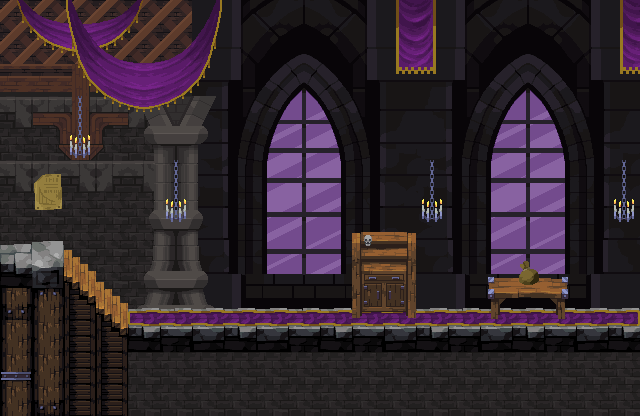

Tiled map render using the project's own tile images. Description and the map definition, with tile-layer contents summarised, below:
An orthogonal 20x13 tile map with 32x32 px tiles, 6 tile layers (background, middleground, ground, drapes, ...), 3 tilesets.

<map version="1.8" tiledversion="1.8.5" orientation="orthogonal" renderorder="right-down" width="20" height="13" tilewidth="32" tileheight="32" infinite="0" nextlayerid="7" nextobjectid="1">
 <tileset firstgid="1" source="images/tilemap/Background.tsx" />
 <tileset firstgid="71" source="images/tilemap/Tiles.tsx" />
 <tileset firstgid="251" source="images/tilemap/Props.tsx" />
 <layer id="1" name="background" width="20" height="13">
  <data>[260 cells, 259 non-empty, 81 distinct tile ids]</data>
 </layer>
 <layer id="2" name="middleground" width="20" height="13">
  <data>[260 cells, 44 non-empty, 36 distinct tile ids]</data>
 </layer>
 <layer id="4" name="ground" width="20" height="13">
  <properties>
   <property name="is_ground" type="bool" value="true" />
  </properties>
  <data>[260 cells, 42 non-empty, 11 distinct tile ids]</data>
 </layer>
 <layer id="3" name="drapes" width="20" height="13">
  <data>[260 cells, 61 non-empty, 32 distinct tile ids]</data>
 </layer>
 <layer id="5" name="meubles" width="20" height="13">
  <data>[260 cells, 20 non-empty, 14 distinct tile ids]</data>
 </layer>
 <layer id="6" name="objects" width="20" height="13">
  <data>[260 cells, 4 non-empty, 4 distinct tile ids]</data>
 </layer>
</map>
